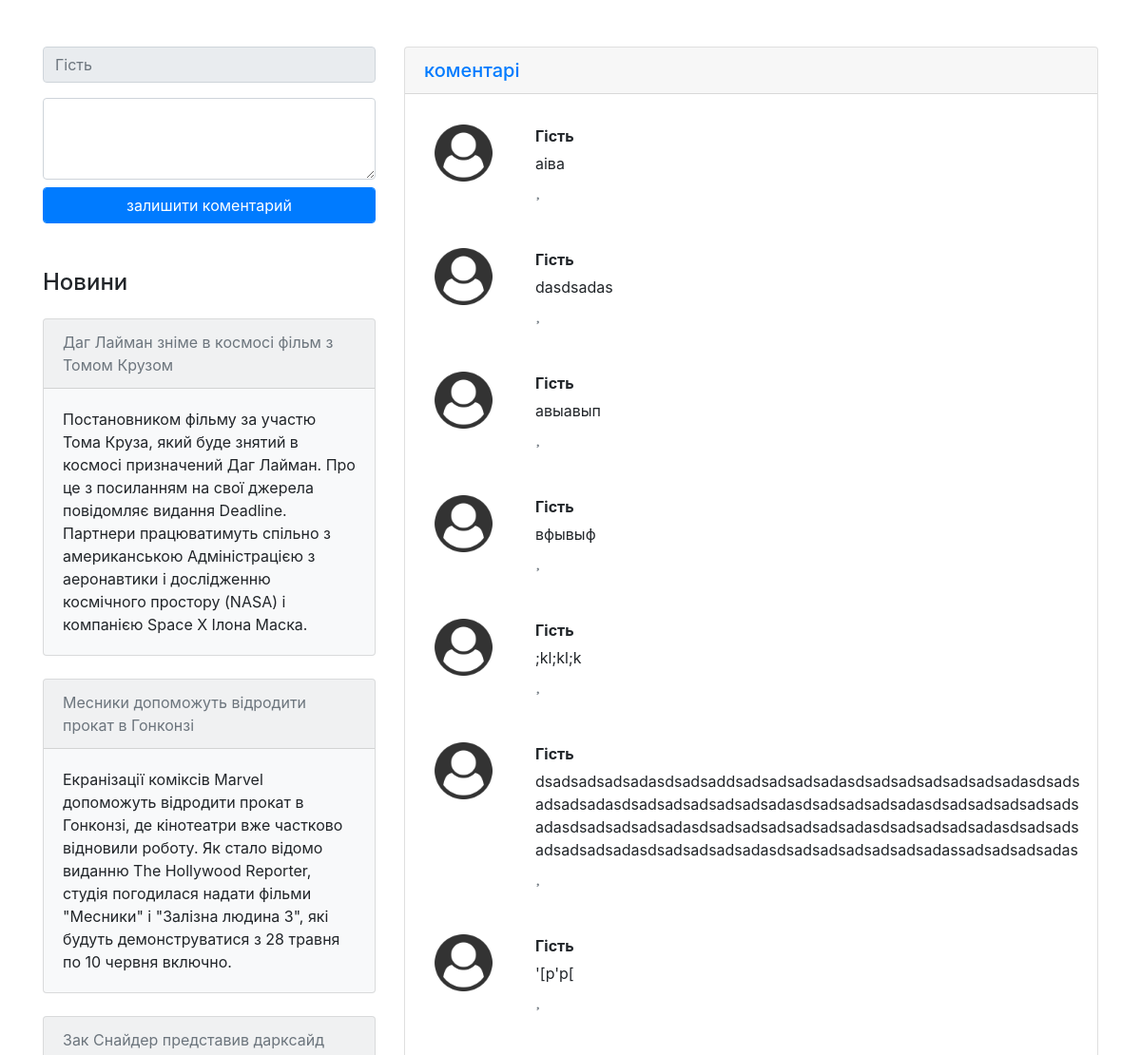
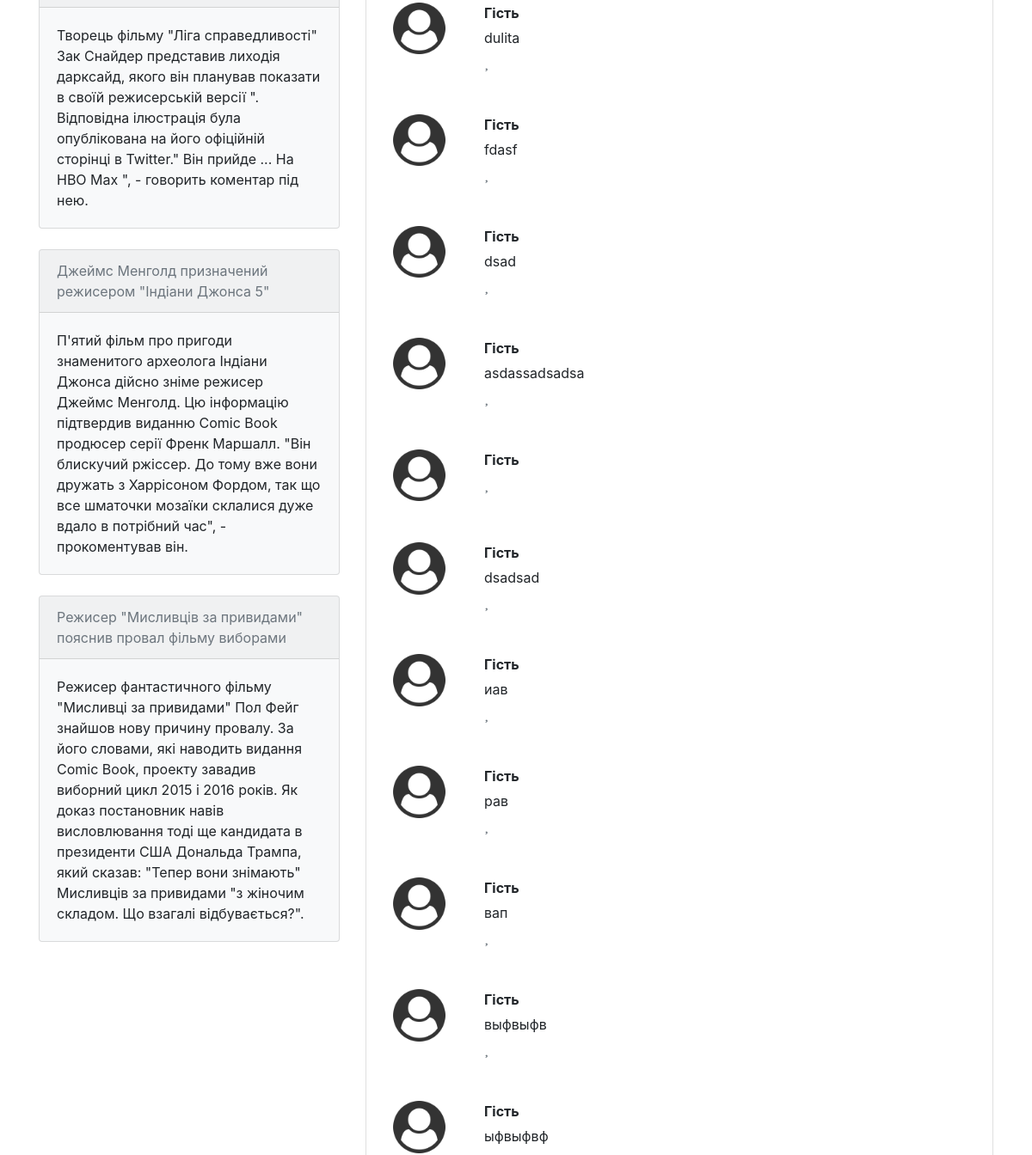
Page /movie_detail/5/ (middle part) on the earlier database version (2 pictures, top to bottom).
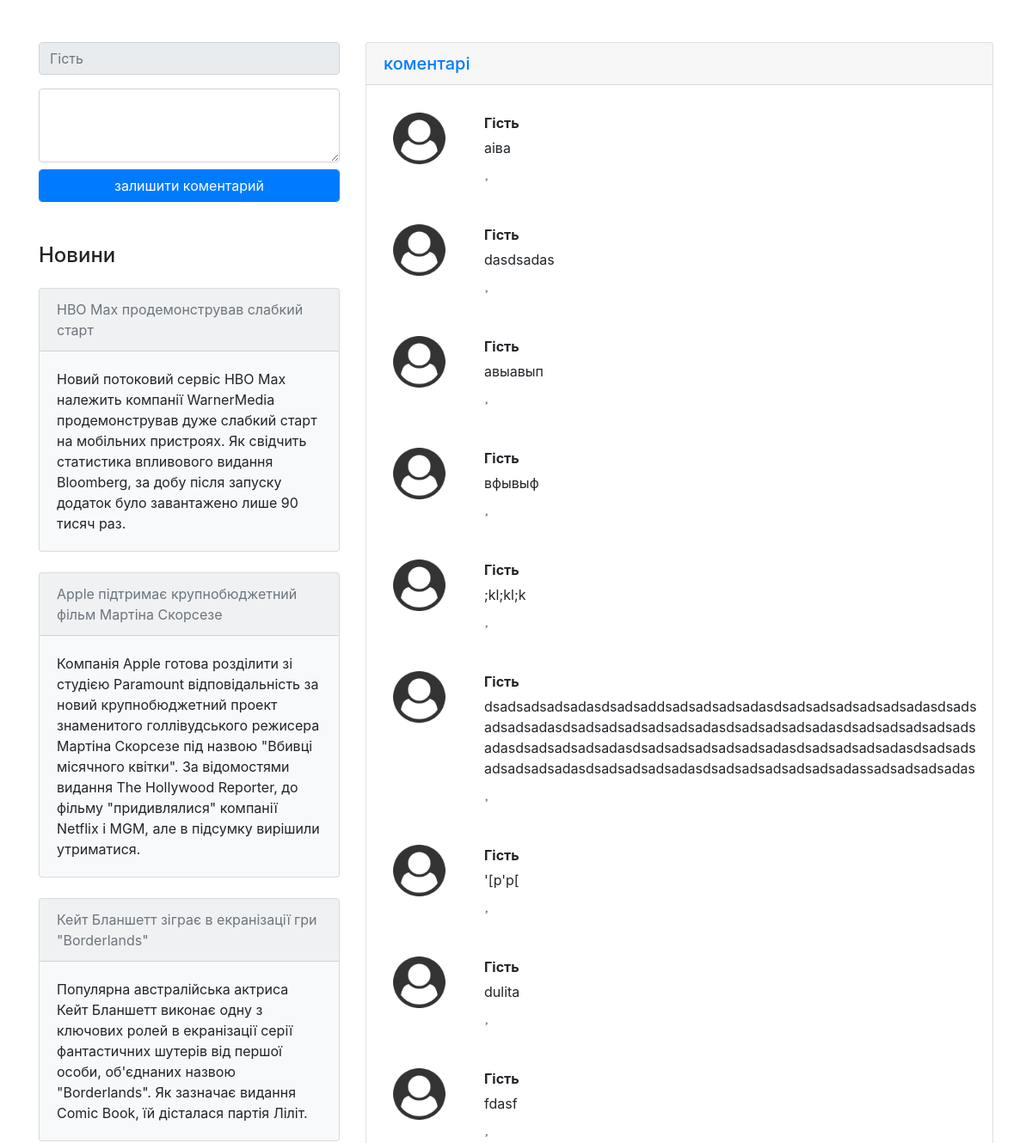
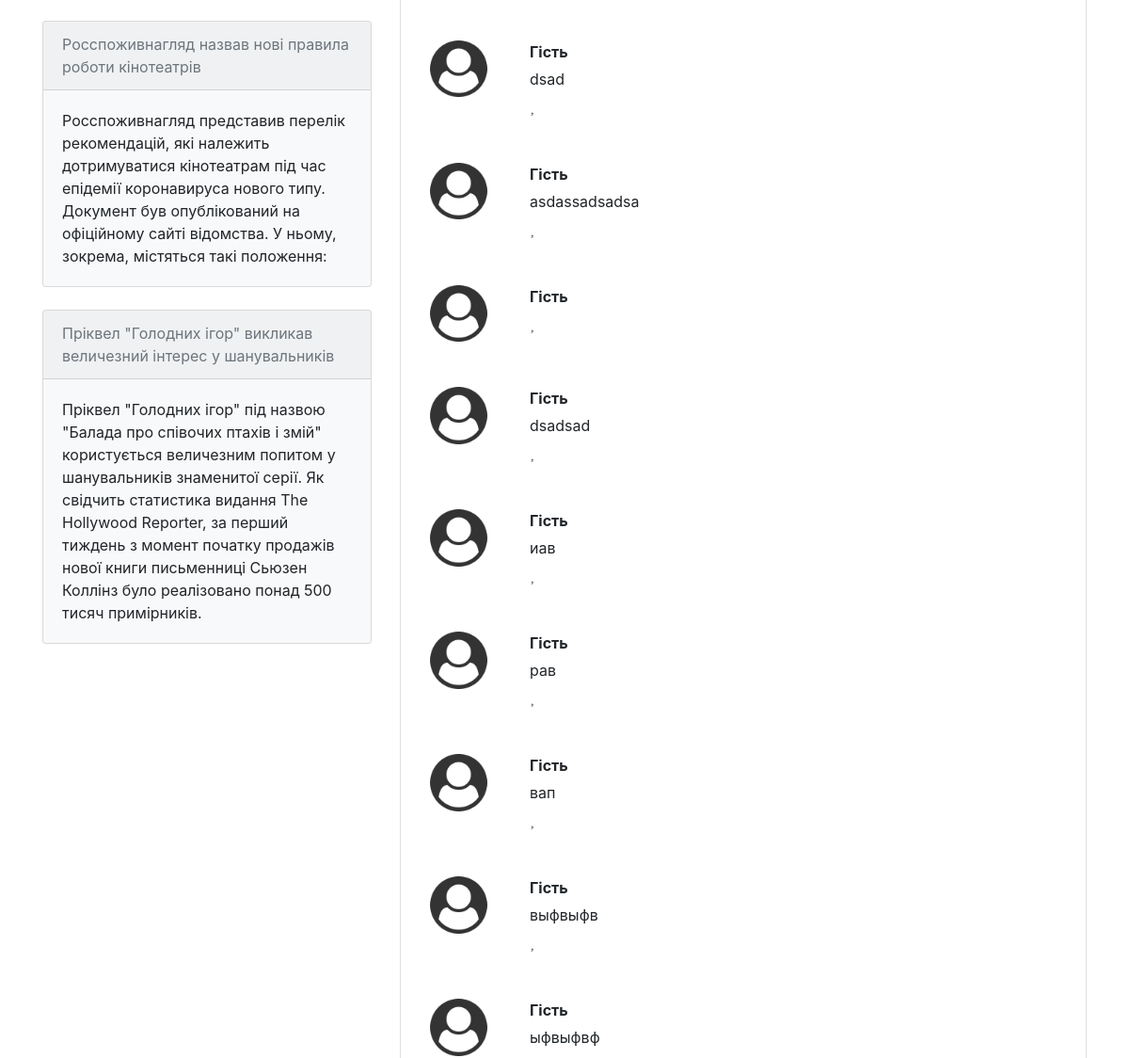
Same page on the later database version (2 pictures, top to bottom).
### news/models.py (models this page shows, shortened)
class TimeStampMixin(models.Model):
    created_at = models.DateTimeField(auto_now_add=True, null=True)
    updated_at = models.DateTimeField(auto_now=True, null=True)
    class Meta:
        abstract = True

class ParseMovieInfo(TimeStampMixin, models.Model):
    title = models.CharField(max_length = 300)
    date = models.CharField(max_length = 50)
    short_describe = models.TextField()
    full_describe = models.TextField()
    liked = models.ManyToManyField(User, default = None, blank = True, related_name = 'liked')
    dislike = models.ManyToManyField(User, default = None, blank = True, related_name = 'dislike')
    url = models.SlugField(max_length = 300)

### app/models.py (models this page shows, shortened)
class TimeStampMixin(models.Model):
    created_at = models.DateTimeField(auto_now_add=True, null=True)
    updated_at = models.DateTimeField(auto_now=True, null=True)
    class Meta:
        abstract = True

class Comments(TimeStampMixin, models.Model):
    comment = models.TextField()
    id_film = models.ForeignKey(Film, on_delete = models.CASCADE)
    id_user = models.ForeignKey(User, on_delete = models.CASCADE)

### app/views.py (the view)
# urls.py: path('movie_detail/<int:pk>/', app_views.MoviesDetailView.as_view(), name = "movie_detail"),
class MoviesDetailView(View):
    def get(self, request, pk):
        movie = Film.objects.get(id=pk)
        comments = Comments.objects.order_by('-id').filter(id_film_id=pk)
        article = ParseMovieInfo.objects.order_by('-id').all()
        context = {
            'movie': movie,
            'comments': comments,
            'article': article,
        }
        return render(request, 'app_template/movie_detail.html', context)

### templates/app_template/movie_detail.html (shortened to what the changed rows need)
{% extends "base.html" %}
{% load static %}
{% load account %}
{% block stylesheet %}
    <link rel="stylesheet" href="{% static 'css/movie-detail.css' %}">
{% endblock %}
{% block content %}
    <div class="container">
        <div class="row">
            <div class="col-md-4">
                {% user_display user as user_display %}
                {% for articl in article|slice:"5" %}
                <div class="card my-4 bg-light">
                    <div class="card-header">
                        <a class="text-muted" href="{% url 'news:news_detail' articl.url %}">{{ articl.title }}</a>
                    </div>
                    <div class="card-body">
                        {{ articl.short_describe }}
                    </div>
                </div>
                {% endfor %}
            </div>
                <div class="col-md-8">
                    <div id="accordion" role="tablist">
                        <div class="card">
                            <div id="collapseOne" class="collapse show" role="tabpanel" aria-labelledby="headingOne">
                                <div class="card-body_comment">
                                    {% for comment in comments %}
                                        <div class="row d-flex p-3 my-3 review-{{comment.id}}" >
                                            <div class="col-md-2">
                                                <img class="img-fluid" src="{% static 'img/user.png' %}" alt="user">
                                            </div>
                                            <div class="col-md-10 comment">
                                                <strong>{% if user.is_anonymous %}Гiсть{% else %}{% if user.first_name %}{{ user.first_name }}{% else %}{{ user.username }}{% endif %}{% endif %}</strong> <br>
                                                <p id="review_for_page">{{ comment.comment }}</p>
                                                {% if not user.is_anonymous %}
                                                <div class="d-flex justify-content-between">
                                                    <div>
                                                        <a class="text-muted" href="#"><i class="fas fa-heart mr-1"></i></a>
                                                        <a class="text-muted" href="#"><i class="fas fa-heart-broken mr-1"></i></a>
                                                    </div>
                                                    <div class="btn-gtoup dropleft">
                                                        <button class="btn dropdown-toggle" style="background: none;"
                                                                type="button" id="dropdownMenu1" data-toggle="dropdown"
                                                                aria-haspopup="true" aria-expanded="false">
                                                            <i class="fas fa-ellipsis-h"></i>
                                                        </button>
                                                        <div class="dropdown-menu" aria-labelledby="dropdownMenu1" >
                                                            <a class="dropdown-item text-muted" href="#"  data-toggle="modal" data-target="#edit_review" onclick="puttext_review_and_put_id_review('{{comment.comment}}', `{{comment.id}}`)"><i class="far fa-edit mr-1"></i>Редагувати</a>
                                                            <a class="dropdown-item text-danger" href="#" onClick="deleteReview(`{{ comment.id }}`, event)"><i class="fas fa-trash-alt mr-1">Видалити</i></a>
                                                        </div>
                                                        </div>
                                                </div>
                                                {% else %}
                                                    <div>
                                                        <a class="text-muted" href="#"><i class="fas fa-heart mr-1"></i></a>
                                                        <a class="text-muted" href="#"><i class="fas fa-heart-broken mr-1"></i></a>
                                                    </div>
                                                {% endif %}
                                            </div>
                                        </div>
                                    {% endfor %}
                                </div>
                            </div>
                        </div>
                    </div>
                </div>
            </div>
        </div>
{% endblock %}

Differences in the rows shown:
no longer on this page (row unchanged): ParseMovieInfo: title "Даг Лайман зніме в космосі фільм з Томом Крузом", short_describe "Постановником фільму за участю Тома Круза, який буде знятий в космосі призначений Даг Лайман. Про це з посиланням на свої джерела повідомляє видання Deadline. Партнери працюватимуть спільно з американською Адміністрацією з аеронавтики і дослідженню космічного простору (NASA) і компанією Space X Ілона Маска."
no longer on this page (row unchanged): ParseMovieInfo: title "Месники допоможуть відродити прокат в Гонконзі", short_describe "Екранізації коміксів Marvel допоможуть відродити прокат в Гонконзі, де кінотеатри вже частково відновили роботу. Як стало відомо виданню The Hollywood Reporter, студія погодилася надати фільми \"Месники\" і \"Залізна людина 3\", які будуть демонструватися з 28 травня по 10 червня включно."
no longer on this page (row unchanged): ParseMovieInfo: title "Зак Снайдер представив дарксайд", short_describe "Творець фільму \"Ліга справедливості\" Зак Снайдер представив лиходія дарксайд, якого він планував показати в своїй режисерській версії \". Відповідна ілюстрація була опублікована на його офіційній сторінці в Twitter.\" Він прийде ... На HBO Max \", - говорить коментар під нею."
no longer on this page (row unchanged): ParseMovieInfo: title "Джеймс Менголд призначений режисером \"Індіани Джонса 5\"", short_describe "П'ятий фільм про пригоди знаменитого археолога Індіани Джонса дійсно зніме режисер Джеймс Менголд. Цю інформацію підтвердив виданню Comic Book продюсер серії Френк Маршалл. \"Він блискучий ржіссер. До тому вже вони дружать з Харрісоном Фордом, так що все шматочки мозаїки склалися дуже вдало в потрібний час\", - прокоментував він."
no longer on this page (row unchanged): ParseMovieInfo: title "Режисер \"Мисливців за привидами\" пояснив провал фільму виборами", short_describe "Режисер фантастичного фільму \"Мисливці за привидами\" Пол Фейг знайшов нову причину провалу. За його словами, які наводить видання Comic Book, проекту завадив виборний цикл 2015 і 2016 років. Як доказ постановник навів висловлювання тоді ще кандидата в президенти США Дональда Трампа, який сказав: \"Тепер вони знімають\" Мисливців за привидами \"з жіночим складом. Що взагалі відбувається?\"."
added ParseMovieInfo: title "HBO Max продемонстрував слабкий старт", short_describe "Новий потоковий сервіс HBO Max належить компанії WarnerMedia продемонстрував дуже слабкий старт на мобільних пристроях. Як свідчить статистика впливового видання Bloomberg, за добу після запуску додаток було завантажено лише 90 тисяч раз."
added ParseMovieInfo: title "Apple підтримає крупнобюджетний фільм Мартіна Скорсезе", short_describe "Компанія Apple готова розділити зі студією Paramount відповідальність за новий крупнобюджетний проект знаменитого голлівудського режисера Мартіна Скорсезе під назвою \"Вбивці місячного квітки\". За відомостями видання The Hollywood Reporter, до фільму \"придивлялися\" компанії Netflix і MGM, але в підсумку вирішили утриматися."
added ParseMovieInfo: title "Кейт Бланшетт зіграє в екранізації гри \"Borderlands\"", short_describe "Популярна австралійська актриса Кейт Бланшетт виконає одну з ключових ролей в екранізації серії фантастичних шутерів від першої особи, об'єднаних назвою \"Borderlands\". Як зазначає видання Comic Book, їй дісталася партія Ліліт."
added ParseMovieInfo: title "Росспоживнагляд назвав нові правила роботи кінотеатрів", short_describe "Росспоживнагляд представив перелік рекомендацій, які належить дотримуватися кінотеатрам під час епідемії коронавируса нового типу. Документ був опублікований на офіційному сайті відомства. У ньому, зокрема, містяться такі положення:"
added ParseMovieInfo: title "Пріквел \"Голодних ігор\" викликав величезний інтерес у шанувальників", short_describe "Пріквел \"Голодних ігор\" під назвою \"Балада про співочих птахів і змій\" користується величезним попитом у шанувальників знаменитої серії. Як свідчить статистика видання The Hollywood Reporter, за перший тиждень з момент початку продажів нової книги письменниці Сьюзен Коллінз було реалізовано понад 500 тисяч примірників."
